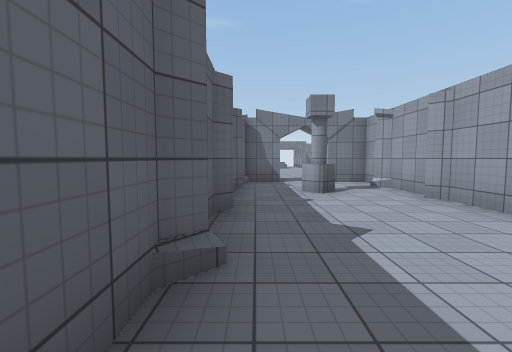
[1] (above)

17 first-person views from a walk through a scene from a Unity 3-D project. The camera is 1.5 m above the floor, tilts 4° down and sees 90° across. The floor is counted in squares, 2 m on a side. Each view is taken from the middle of a square. On the plan, view 1 faces up. The plan holds only what a view shows up to about 9 squares ahead; the rest is blank. The place goes on beyond the plan. Door leaves are left out, so doorways stand open. Surface patterns are stand-ins for the level's own textures.

[2]
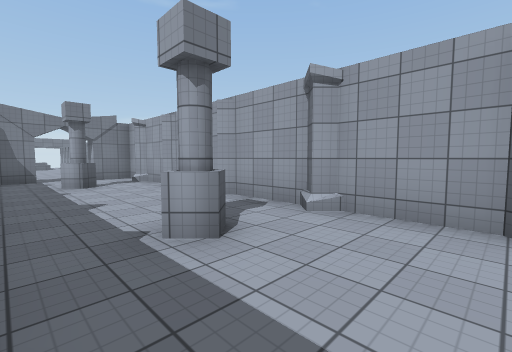

[3]
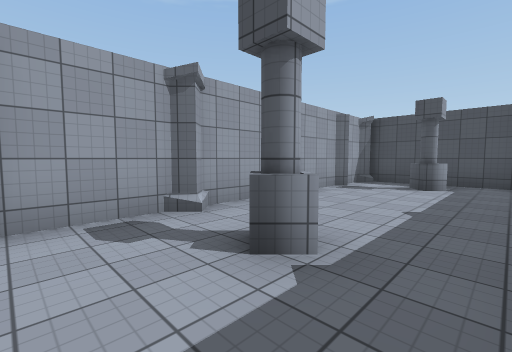

[4]
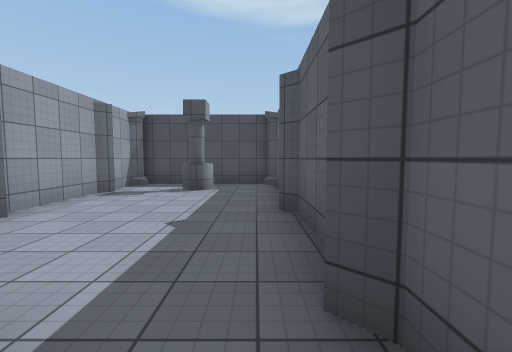

[5]
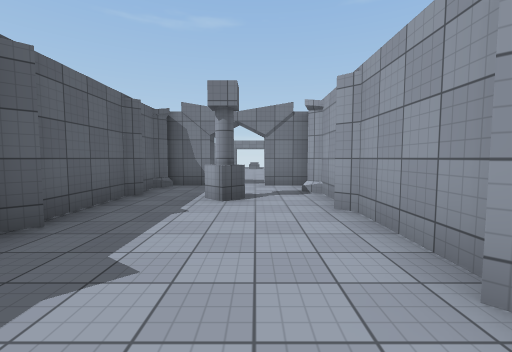

[6]
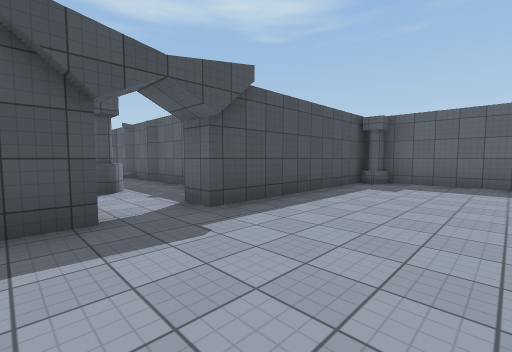

[7]
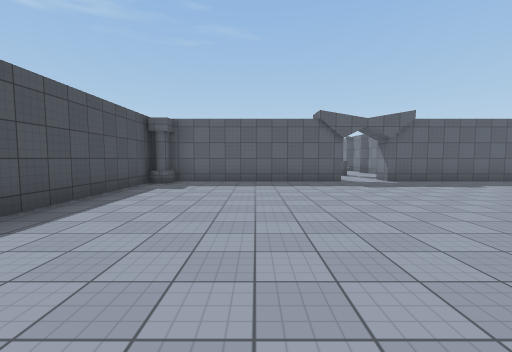

[8]
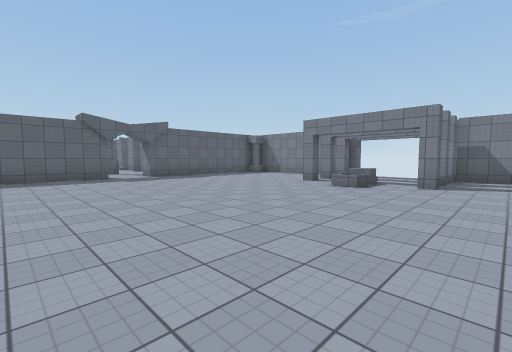

[9]
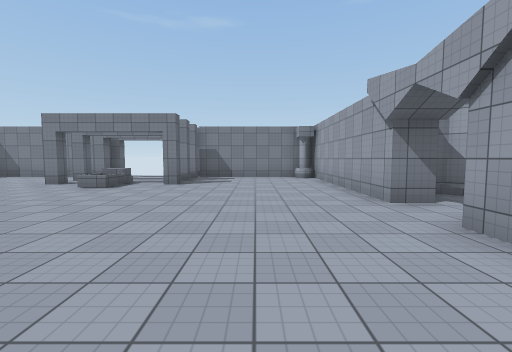

[10]
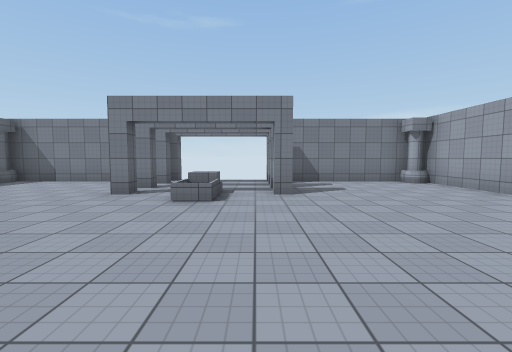

[11]
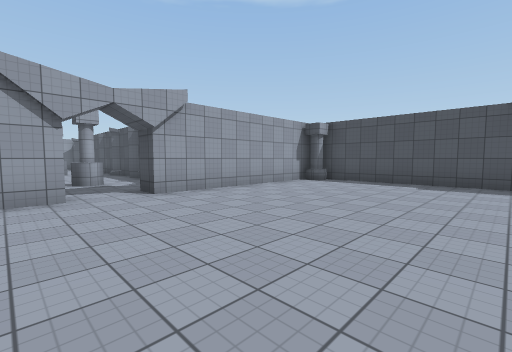

[12]
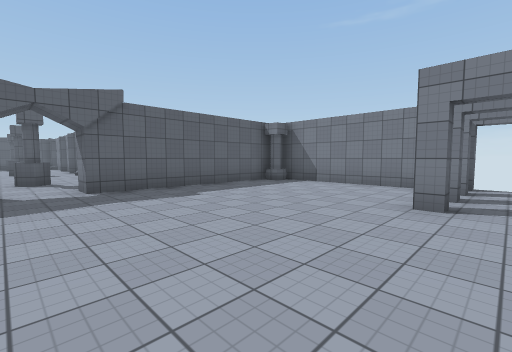

[13]
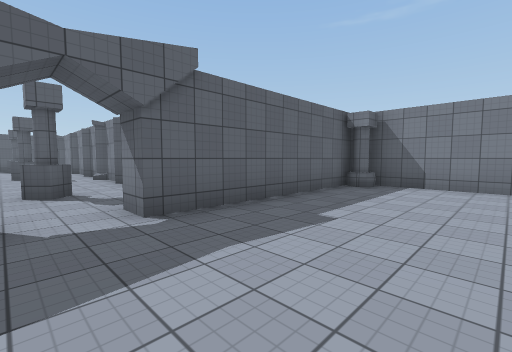

[14]
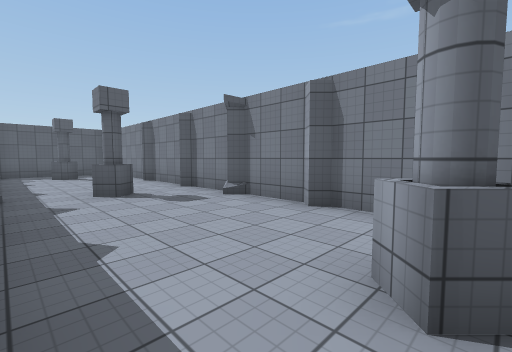

[15]
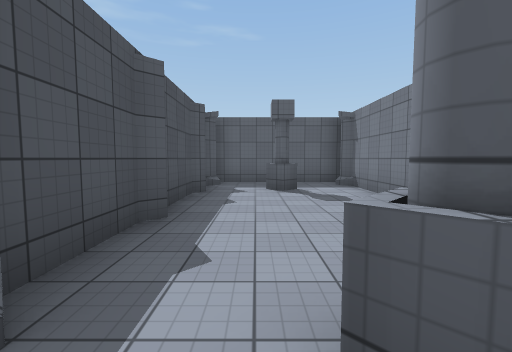

[16]
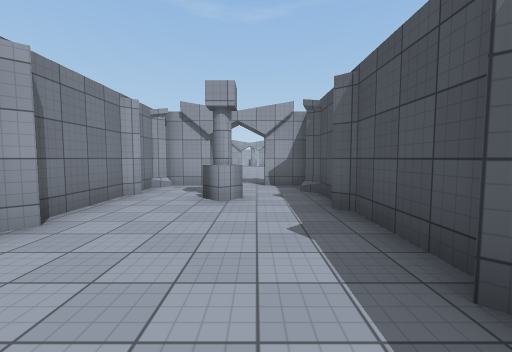

[17]
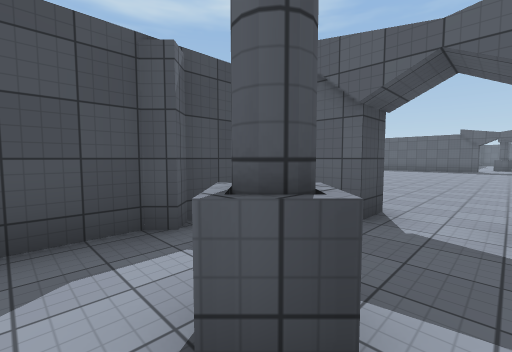

### Floor plan
Points are (right, up) in squares from view 1. A wall is a line through its corners. A room is listed if a view was taken in it or the views show most of it. See-through windows are left out.
Room 1 (views 1, 2, 3, 4, 5)
walls: (-0.3, 1.8) (-0.6, 1.5) (-0.6, 0) (-0.3, -0.3); (-0.6, -1.1) (-0.6, -2.5) (-0.3, -2.7); (3.4, 2.5) (3.4, 4.6); (-0.6, 3.6) (-0.6, 2.8); (3.1, -2.3) (3.4, -2) (3.4, -0.2) (3.2, 0) (3.4, 0.3) (3.4, 2) (3.1, 2.3); (3.4, 5.1) (3.4, 6.5) (3.1, 6.9); (-0.6, 6.1) (-0.6, 4); (3.1, -4.8) (3.4, -4.5) (3.4, -2.4); (-0.6, 7.4) (-0.6, 6.8); (3.4, 7.2) (3.4, 8) (2.3, 8); (-0.3, 7.8) (-0.6, 7.5); (0.7, 8) (-0.5, 8); (-0.6, -5.9) (-0.3, -6.3); (3.4, -6) (3.4, -5.1); (-0.4, -6.5) (3.4, -6.5)
low walls: (-0.2, 7.9) (-0.6, 7.4)
ways out: open door at (1.5, 8.5) to room 2
Room 2 (views 6, 7, 8, 9, 10, 11, 12, 13)
walls: (0.5, 19.3) (0, 19.3); (3.9, 19.3) (3.4, 19.3); (0.5, 20.4) (0, 20.4); (2.1, 8.8) (7.5, 8.8); (0.5, 21.5) (0, 21.5); (3.9, 21.5) (3.4, 21.5); (-5.2, 14.9) (-5.2, 9.1); (9.1, 16.3) (8.3, 16.3) (8.3, 22.1); (-0.6, 22.3) (-5.2, 22.3) (-5.2, 16.3); (8.3, 9.4) (8.3, 14.8) (9, 14.8); (7.9, 22.3) (3.8, 22.3); (-5.2, 8.8) (0.7, 8.8); (-4.6, 21.9) (-5, 21.6)
low walls: (2.2, 19.5) (2.2, 18.5)
ways out: open door at (1.5, 8.5) to room 1; open door at (-5.5, 15.5) to room 3; open door at (8.7, 15.3) to room 4
Room 3 (views 14, 15, 16)
walls: (-13.7, 16) (-13.3, 15.6) (-13.7, 15.2); (-16.3, 14) (-16, 13.6) (-14.2, 13.6); (-14.6, 17.6) (-16.5, 17.6); (-11.5, 13.6) (-9.5, 13.6) (-9.2, 13.9); (-12.5, 17.6) (-14, 17.6) (-14.2, 17.4); (-17.4, 17.6) (-20, 17.6) (-20.2, 17.4); (-18.8, 14) (-18.5, 13.6) (-16.9, 13.6); (-19.2, 16.2) (-18.8, 15.7) (-19.2, 15.3); (-8.6, 15.6) (-8.2, 16) (-7.8, 15.6) (-8.2, 15.3) (-8.6, 15.6); (-8.5, 13.6) (-7.5, 13.6) (-7.1, 14); (-7.7, 17.3) (-8, 17.6) (-10, 17.6) (-10.3, 17.3) (-10.6, 17.6) (-12, 17.6) (-12.3, 17.3); (-21, 17.8) (-21, 13.8); (-6, 16.3) (-6, 17.5); (-6, 13.6) (-6, 14.8); (-6.1, 17.3) (-6.5, 17.6) (-7.2, 17.6)
ways out: open door at (-5.5, 15.5) to room 2
Room 4 (view 17)
walls: (11.3, 14.9) (10.8, 15.3) (11.2, 15.7) (11.7, 15.2); (10.3, 17) (9.9, 17.4); (9, 14.8) (9, 14.1); (10.9, 13.3) (12.1, 13.3); (9.8, 13.3) (10.5, 13.3) (10.7, 13.6)
low walls: (10.2, 17.1) (9.8, 17.4)
ways out: open door at (8.7, 15.3) to room 2

Where each view was taken, in squares from view 1:
view 1: 0 up, 0 right, facing up
view 2: 2 down, 0 right, facing up-right
view 3: 2 up, 0 right, facing down-right
view 4: 1 up, 0 right, facing down
view 5: 1 up, 2 right, facing up
view 6: 12 up, 3 right, facing down-left
view 7: 12 up, 3 right, facing left
view 8: 12 up, 5 right, facing up-left
view 9: 12 up, 6 right, facing up
view 10: 14 up, 3 right, facing up
view 11: 17 up, 3 right, facing down-right
view 12: 15 up, 1 right, facing up-left
view 13: 15 up, 2 left, facing up-left
view 14: 14 up, 8 left, facing up-left
view 15: 15 up, 13 left, facing left
view 16: 15 up, 13 left, facing right
view 17: 16 up, 12 right, facing down-left
